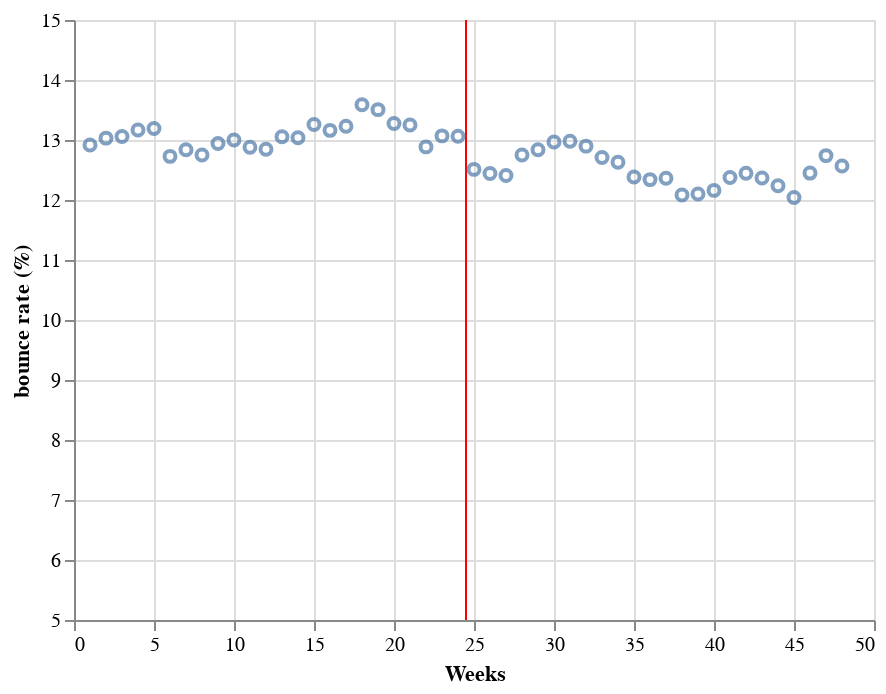

Notebook cell for this chart:
### Markdown cell above
## Data plot

### Code cell
import altair as alt

intervention = rules = alt.Chart(pd.DataFrame({
  'Weeks': [24.5],
  'color': ['red']
})).mark_rule().encode(
  x='Weeks',
  color=alt.Color('color:N', scale=None)
)

dataplot = alt.Chart(df).mark_point().encode(
    x='Weeks',
    y=alt.Y('Y', scale=alt.Scale(domain=(5, 15)), axis=alt.Axis(title='bounce rate (%)'))
)

intervention + dataplot

### Figure 1 — Vega-Lite specification as saved in the notebook (floating-point values rounded to 4 significant figures)
{"config": {"view": {"continuousWidth": 400, "continuousHeight": 300}}, "layer": [{"data": {"name": "data-aba47f549b07830abaa538efd2d144f3"}, "mark": "rule", "encoding": {"color": {"type": "nominal", "field": "color", "scale": null}, "x": {"type": "quantitative", "field": "Weeks"}}}, {"data": {"name": "data-bced59d28bf5aba2c7ddc76454fbbca8"}, "mark": "point", "encoding": {"x": {"type": "quantitative", "field": "Weeks"}, "y": {"type": "quantitative", "axis": {"title": "bounce rate (%)"}, "field": "Y", "scale": {"domain": [5, 15]}}}}], "$schema": "https://vega.github.io/schema/vega-lite/v4.8.1.json", "datasets": {"data-aba47f549b07830abaa538efd2d144f3": [{"Weeks": 24.5, "color": "red"}], "data-bced59d28bf5aba2c7ddc76454fbbca8": [{"Y": 12.92, "T": 1, "D": 0, "P": 0, "Weeks": 1}, {"Y": 13.03, "T": 2, "D": 0, "P": 0, "Weeks": 2}, {"Y": 13.06, "T": 3, "D": 0, "P": 0, "Weeks": 3}, {"Y": 13.17, "T": 4, "D": 0, "P": 0, "Weeks": 4}, {"Y": 13.19, "T": 5, "D": 0, "P": 0, "Weeks": 5}, {"Y": 12.73, "T": 6, "D": 0, "P": 0, "Weeks": 6}, {"Y": 12.84, "T": 7, "D": 0, "P": 0, "Weeks": 7}, {"Y": 12.75, "T": 8, "D": 0, "P": 0, "Weeks": 8}, {"Y": 12.94, "T": 9, "D": 0, "P": 0, "Weeks": 9}, {"Y": 13.0, "T": 10, "D": 0, "P": 0, "Weeks": 10}, {"Y": 12.88, "T": 11, "D": 0, "P": 0, "Weeks": 11}, {"Y": 12.85, "T": 12, "D": 0, "P": 0, "Weeks": 12}, {"Y": 13.05, "T": 13, "D": 0, "P": 0, "Weeks": 13}, {"Y": 13.04, "T": 14, "D": 0, "P": 0, "Weeks": 14}, {"Y": 13.26, "T": 15, "D": 0, "P": 0, "Weeks": 15}, {"Y": 13.16, "T": 16, "D": 0, "P": 0, "Weeks": 16}, {"Y": 13.23, "T": 17, "D": 0, "P": 0, "Weeks": 17}, {"Y": 13.59, "T": 18, "D": 0, "P": 0, "Weeks": 18}, {"Y": 13.51, "T": 19, "D": 0, "P": 0, "Weeks": 19}, {"Y": 13.27, "T": 20, "D": 0, "P": 0, "Weeks": 20}, {"Y": 13.25, "T": 21, "D": 0, "P": 0, "Weeks": 21}, {"Y": 12.89, "T": 22, "D": 0, "P": 0, "Weeks": 22}, {"Y": 13.07, "T": 23, "D": 0, "P": 0, "Weeks": 23}, {"Y": 13.06, "T": 24, "D": 0, "P": 0, "Weeks": 24}, {"Y": 12.51, "T": 25, "D": 1, "P": 1, "Weeks": 25}, {"Y": 12.44, "T": 26, "D": 1, "P": 2, "Weeks": 26}, {"Y": 12.41, "T": 27, "D": 1, "P": 3, "Weeks": 27}, {"Y": 12.75, "T": 28, "D": 1, "P": 4, "Weeks": 28}, {"Y": 12.84, "T": 29, "D": 1, "P": 5, "Weeks": 29}, {"Y": 12.97, "T": 30, "D": 1, "P": 6, "Weeks": 30}, {"Y": 12.98, "T": 31, "D": 1, "P": 7, "Weeks": 31}, {"Y": 12.9, "T": 32, "D": 1, "P": 8, "Weeks": 32}, {"Y": 12.71, "T": 33, "D": 1, "P": 9, "Weeks": 33}, {"Y": 12.63, "T": 34, "D": 1, "P": 10, "Weeks": 34}, {"Y": 12.38, "T": 35, "D": 1, "P": 11, "Weeks": 35}, {"Y": 12.34, "T": 36, "D": 1, "P": 12, "Weeks": 36}, {"Y": 12.36, "T": 37, "D": 1, "P": 13, "Weeks": 37}, {"Y": 12.08, "T": 38, "D": 1, "P": 14, "Weeks": 38}, {"Y": 12.1, "T": 39, "D": 1, "P": 15, "Weeks": 39}, {"Y": 12.16, "T": 40, "D": 1, "P": 16, "Weeks": 40}, {"Y": 12.37, "T": 41, "D": 1, "P": 17, "Weeks": 41}, {"Y": 12.45, "T": 42, "D": 1, "P": 18, "Weeks": 42}, {"Y": 12.37, "T": 43, "D": 1, "P": 19, "Weeks": 43}, {"Y": 12.24, "T": 44, "D": 1, "P": 20, "Weeks": 44}, {"Y": 12.04, "T": 45, "D": 1, "P": 21, "Weeks": 45}, {"Y": 12.45, "T": 46, "D": 1, "P": 22, "Weeks": 46}, {"Y": 12.74, "T": 47, "D": 1, "P": 23, "Weeks": 47}, {"Y": 12.57, "T": 48, "D": 1, "P": 24, "Weeks": 48}]}}
